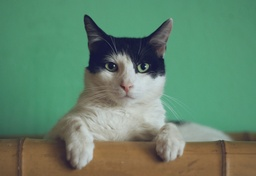
#> input picture input.jpg, 256 x 176 px, shrunk from 5026 x 3458 before the run
$ python simple_grabcut.py input.jpg output.png --rect 50 50 200 300 --iter 5
#> lines starting #> are read from the running program, lines starting #| are printed output that depends on the picture
# simple_grabcut.py
"""
A minimal, self‑contained re‑implementation of the GrabCut algorithm that avoids
OpenCV's built‑in `cv2.grabCut`.  It relies only on

* NumPy – array maths
* scikit‑learn – GaussianMixture for colour modelling
* PyMaxflow – graph‑cut / max‑flow optimisation
* scikit‑image – I/O convenience (can be replaced by imageio/Pillow)

Quick start
$ pip install numpy scikit‑learn PyMaxflow scikit‑image
$ python simple_grabcut.py input.jpg output.png --rect 50 50 200 300 --iter 5

The script will write an RGBA PNG whose alpha channel comes from the estimated
foreground mask.
"""

from __future__ import annotations

import argparse
from pathlib import Path

import numpy as np
from sklearn.mixture import GaussianMixture
import maxflow
from skimage import io

# -----------------------------------------------------------------------------
#  Core helpers
# -----------------------------------------------------------------------------

def _build_gmm(samples: np.ndarray, n_components: int = 5) -> GaussianMixture:
    """Fit a K‑component full‑covariance GMM to a set of RGB samples."""
    gmm = GaussianMixture(n_components=n_components, covariance_type="full", max_iter=100)
    gmm.fit(samples)
    return gmm


def _unary_costs(img: np.ndarray, fg_gmm: GaussianMixture, bg_gmm: GaussianMixture) -> tuple[np.ndarray, np.ndarray]:
    """Return negative log‑likelihood (data cost) for each pixel being FG / BG."""
    h, w, _ = img.shape
    flat = img.reshape(-1, 3)  # (H*W, 3)
    fg_cost = -fg_gmm.score_samples(flat).reshape(h, w)
    bg_cost = -bg_gmm.score_samples(flat).reshape(h, w)
    return fg_cost, bg_cost


def grabcut_simple(
    img: np.ndarray,
    rect: tuple[int, int, int, int],
    iter_count: int = 5,
    lam: float = 50.0,
    sigma: float = 10.0,
) -> np.ndarray:
    """Run a pared‑down GrabCut.

    Parameters
    ----------
    img : np.ndarray (H, W, 3) float32 in [0,1]
    rect : (x, y, w, h) initial rectangle believed to contain the foreground
    iter_count : int  number of graph‑cut / GMM refinement iterations
    lam : float  smoothness weight
    sigma : float  colour similarity scale for smoothness term

    Returns
    -------
    mask : np.ndarray (H, W) uint8  — 1 = foreground, 0 = background
    """
    h, w, _ = img.shape

    # 0: BG, 1: FG, 2: PR_BG, 3: PR_FG   — OpenCV's original coding
    mask = np.zeros((h, w), dtype=np.uint8)
    x, y, rw, rh = rect
    mask[y : y + rh, x : x + rw] = 3  # probable FG inside rectangle
    mask[mask == 0] = 2  # probable BG elsewhere

    # pixel indices grid (shared across iterations)
    structure_horizontal = np.array([[0, 1]])
    structure_vertical = np.array([[1], [0]])

    for _ in range(iter_count):
        fg_samples = img[(mask == 1) | (mask == 3)].reshape(-1, 3)
        bg_samples = img[(mask == 0) | (mask == 2)].reshape(-1, 3)
        if fg_samples.size == 0 or bg_samples.size == 0:
            break  # degenerate state

        fg_gmm = _build_gmm(fg_samples)
        bg_gmm = _build_gmm(bg_samples)
        fg_cost, bg_cost = _unary_costs(img, fg_gmm, bg_gmm)

        g = maxflow.Graph[float]()
        nodeids = g.add_grid_nodes((h, w))


        # data term: link to source (FG) and sink (BG)
        g.add_grid_tedges(nodeids, fg_cost, bg_cost)

        # smoothness term — 4‑neighbourhood
        left_diff = np.sum((img[:, 1:] - img[:, :-1]) ** 2, axis=2)
        up_diff = np.sum((img[1:] - img[:-1]) ** 2, axis=2)
        left_w = lam * np.exp(-left_diff / (2 * sigma**2))
        up_w = lam * np.exp(-up_diff / (2 * sigma**2))

        g.add_grid_edges(nodeids[:, :-1], left_w, symmetric=True)
        g.add_grid_edges(nodeids[:-1, :], up_w, symmetric=True)

        g.maxflow()
        new_mask_fg = g.get_grid_segments(nodeids)  # True = BG reachable!? swap later
        mask = np.where(new_mask_fg, 0, 1).astype(np.uint8)  # 1 = FG, 0 = BG

        # Re‑label for next iteration: sure/unsure
        mask = np.where(mask == 1, 3, 2)
        # Optional: keep user certainty — this toy version assumes no extra strokes

    return (mask == 3).astype(np.uint8)  # back to 0/1 binary


# -----------------------------------------------------------------------------
#  CLI for quick experimentation
# -----------------------------------------------------------------------------

def _cli() -> None:
    p = argparse.ArgumentParser(description="Minimal GrabCut re‑implementation (no cv2.grabCut)")
    p.add_argument("input", type=Path, help="input image path")
    p.add_argument("output", type=Path, help="output PNG path (RGBA)")
    p.add_argument("--rect", nargs=4, type=int, metavar=("x", "y", "w", "h"), required=True)
    p.add_argument("--iter", type=int, default=5, help="number of GrabCut iterations [5]")
    args = p.parse_args()

    img = io.imread(args.input)
#> img is the input picture: shape (176, 256, 3); mean R, G, B 99.6, 132.9, 108
    if img.dtype != np.float32:
        img = img.astype(np.float32) / 255.0

    print(f"img shape: {img.shape}, rect: {args.rect}")
#| img shape: (176, 256, 3), rect: [50, 50, 200, 300]


    mask = grabcut_simple(img, tuple(args.rect), iter_count=args.iter)
#> the loop in grabcut_simple, `for _ in range(iter_count):` made 1 pass
#> pass 1, in _unary_costs, `fg_cost = -fg_gmm.score_samples(flat).reshape(h, w)`:
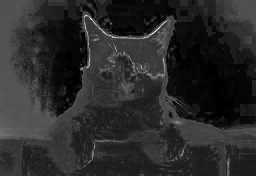
#> fg_cost: shape (176, 256) float64; min -9.8, max 17.06, mean -5.37; drawn with min black and max white
#> pass 1, in _unary_costs, `bg_cost = -bg_gmm.score_samples(flat).reshape(h, w)`:
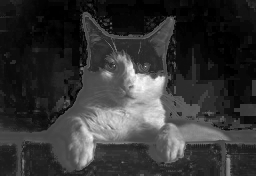
#> bg_cost: shape (176, 256) float64; min -10.57, max 19.99, mean -4.28; drawn with min black and max white

    # write RGBA PNG
    alpha = (mask * 255).astype(np.uint8)
    rgba = np.dstack(((img * 255).astype(np.uint8), alpha))
    io.imsave(args.output, rgba)


if __name__ == "__main__":
    _cli()
#> (the call stopped at in grabcut_simple, `g = maxflow.Graph[float]()`: maxflow is not available in this run)
